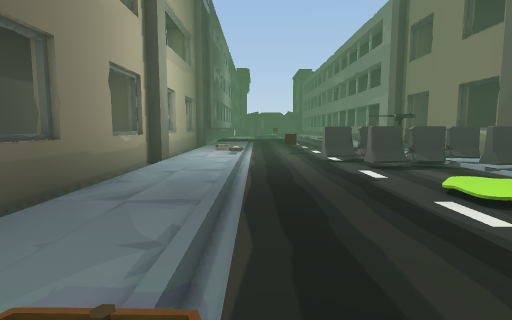
[1] (above)

16 first-person views from a walk through a Unity game level. The camera is 1.2 m above the floor, tilts 6° down and sees 80° across. The floor is counted in squares, 2 m on a side. Each view is taken from the middle of a square. On the plan, view 1 faces up. The plan holds only what a view shows up to about 9 squares ahead; the rest is blank. The place goes on beyond the plan. The player is left out. Some animated figures are left out. Some surface patterns are stand-ins.

[2]
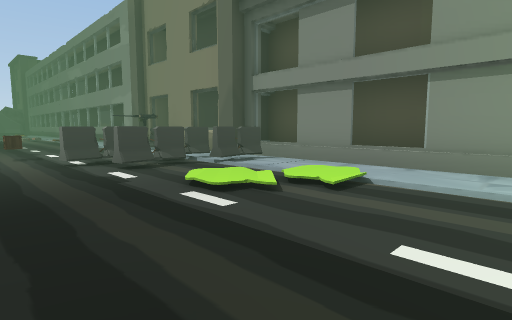

[3]
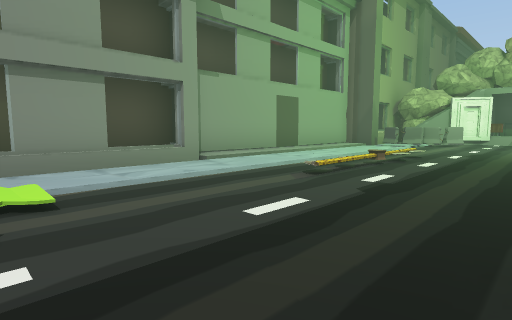

[4]
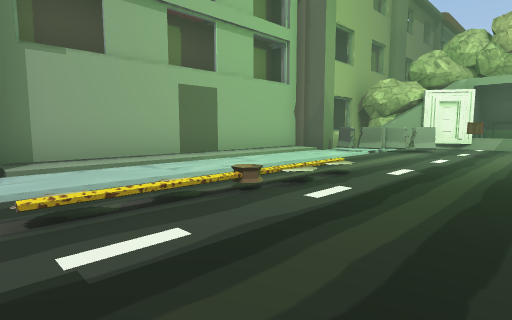

[5]
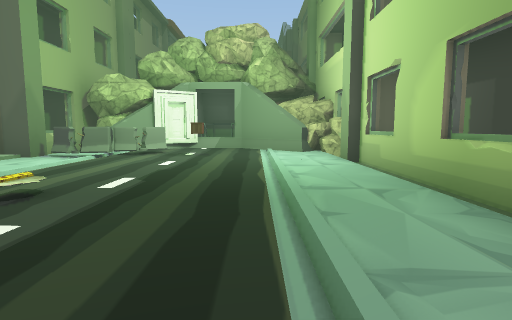

[6]
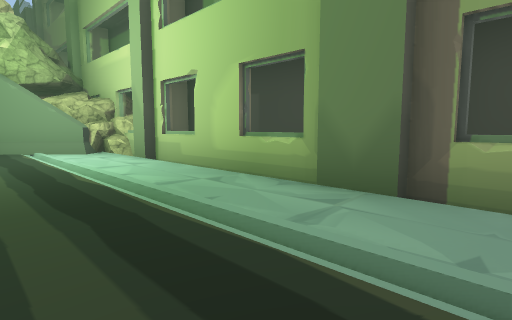

[7]
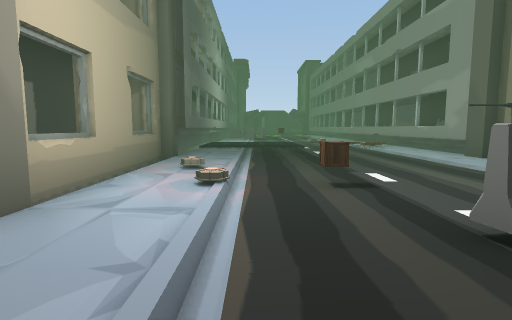

[8]
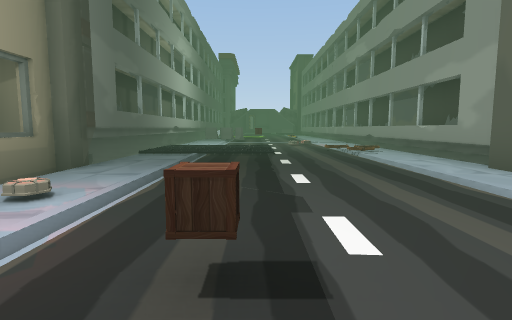

[9]
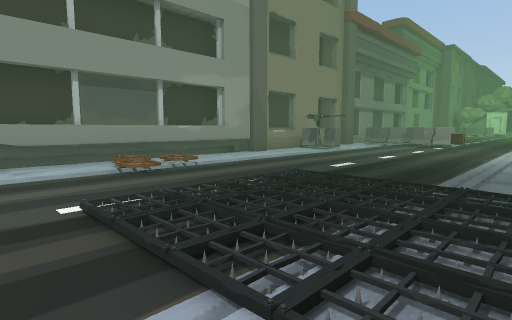

[10]
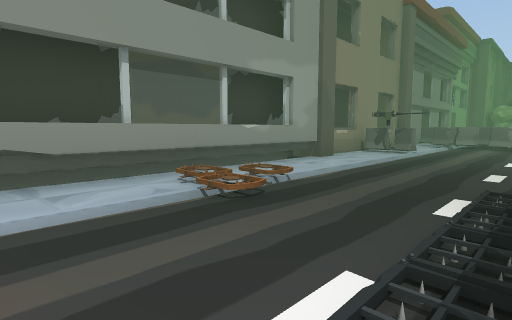

[11]
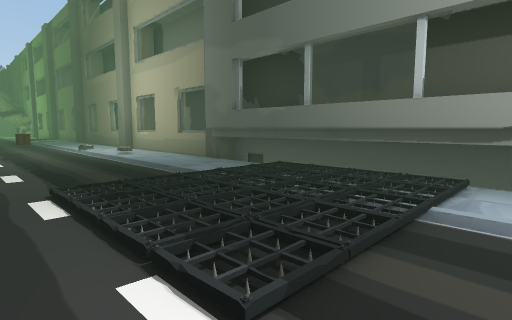

[12]
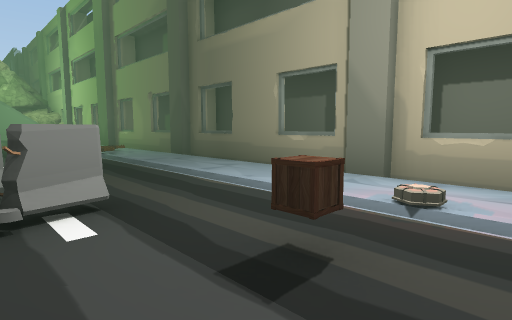

[13]
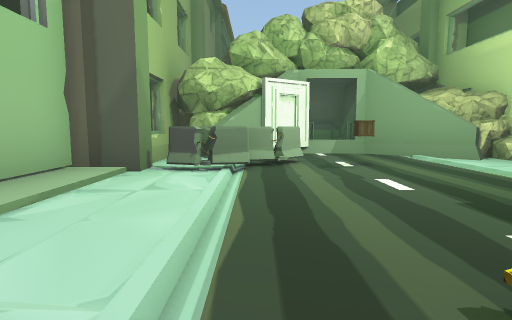

[14]
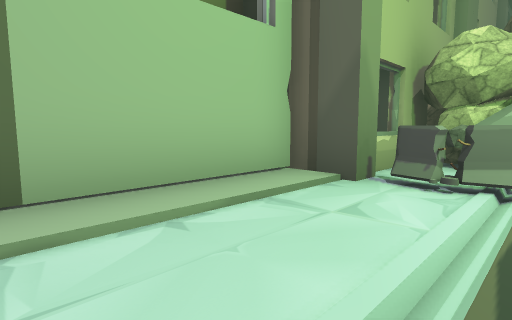

[15]
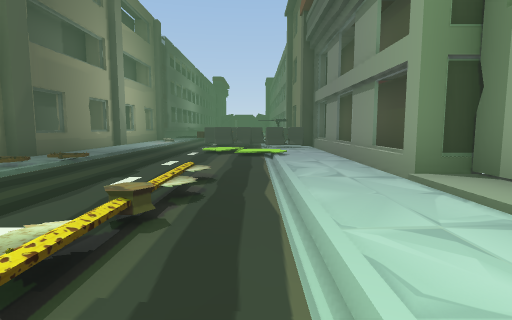

[16]
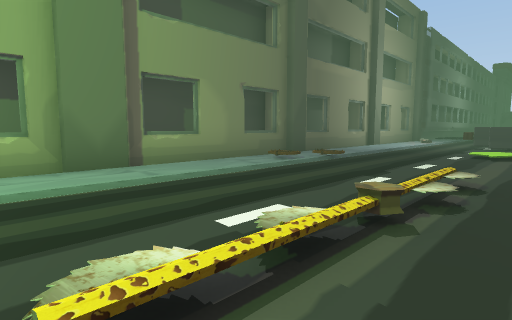

### Floor plan
Points are (right, up) in squares from view 1. A wall is a line through its corners. A room is listed if a view was taken in it or the views show most of it. See-through windows are left out.
Room 1 (views 1, 2, 3, 4, 5, 6, 7, 8, 9, 10, 11, 12, 13, 14, 15, 16)
walls: (4.6, 5.2) (4.6, 5.9); (-1.8, 1.8) (-1.8, 1.1); (5, 6.2) (5, 6.7); (-2.1, 1.3) (-2.1, -3.1); (-2.1, 6) (-2.1, 1.6); (5, 7.2) (5, 10.1); (-1.8, 6.5) (-1.8, 5.9); (5.8, 7.4) (5.8, 8.4); (-1.8, -3) (-1.8, -4); (4.6, 10) (4.6, 15.8); (-2.1, -3.9) (-2.1, -8.1); (5.3, 10.6) (5.3, 15.8); (-2.1, 10.8) (-2.1, 6.4); (-1.8, -8) (-1.8, -8.6); (5.5, -8.3) (5.5, -1.4) (5, -1.4) (5, 4.9); (5.2, -8.5) (5.9, -8.5); (4.6, -8.8) (4.6, -8.2) (5.2, -8.2); (-2.1, -9.1) (-2.1, -9.7); (-1.2, -9.8) (0.5, -11.3); (-1.6, 15.8) (-1.6, 10.9); (-1.8, 15.8) (-1.8, 10.6); (1.8, -11.3) (2.8, -10.6)
low walls: (4.8, -8.2) (4.8, -7.5); (-2.1, 15.8) (-2.1, 11.2); (1.4, -11.3) (2, -11.3) (2.6, -10.9)
ways out: opening at (1, -11); opening at (3, -10)
objects: trap (-1, 0); other object (-1, 9); spikes (-1, 13); spikes (-1, 15); trap (0, 1); other object (0, 7); spikes (0, 13); spikes (0, 14); spikes (0, 15); other object (1, -9); other object (1, 7); spikes (1, 13); spikes (1, 14); spikes (1, 15); barrier (2, 5) to (3, 5); barrier (2, 6); barrier (3, -9); trap (3, 13); trap (3, 14); barrier (4, -8); other object (4, 2); barrier (4, 4); barrier (4, 5); barrier (4, 8); trap (4, 14)

Where each view was taken, in squares from view 1:
view 1: 0 up, 0 right, facing up
view 2: 0 up, 0 right, facing up-right
view 3: 2 up, 0 right, facing down-right
view 4: 1 down, 0 right, facing down-right
view 5: 2 down, 0 right, facing down
view 6: 2 down, 1 right, facing down-left
view 7: 4 up, 0 right, facing up
view 8: 6 up, 1 right, facing up
view 9: 16 up, 1 left, facing down-right
view 10: 16 up, 1 right, facing down-right
view 11: 16 up, 2 right, facing down-left
view 12: 8 up, 2 right, facing down-left
view 13: 4 down, 3 right, facing down
view 14: 5 down, 3 right, facing down-right
view 15: 5 down, 3 right, facing up
view 16: 5 down, 3 right, facing up-left
